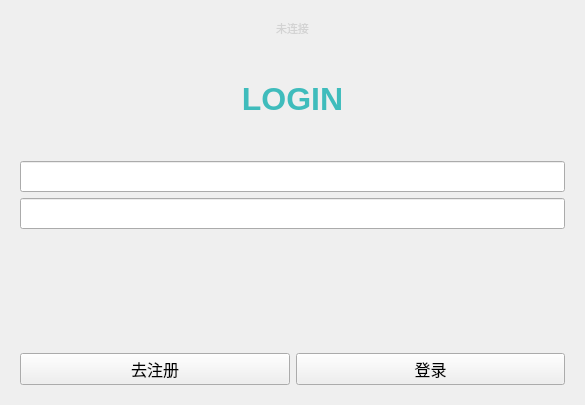
<?xml version="1.0" encoding="UTF-8"?>
<ui version="4.0">
 <class>CloudLinkerClient</class>
 <widget class="QWidget" name="CloudLinkerClient">
  <property name="geometry">
   <rect>
    <x>0</x>
    <y>0</y>
    <width>585</width>
    <height>405</height>
   </rect>
  </property>
  <property name="windowTitle">
   <string>CloudLinkerClient</string>
  </property>
  <layout class="QGridLayout" name="gridLayout_3">
   <item row="1" column="0">
    <widget class="QStackedWidget" name="stackedWidget">
     <property name="currentIndex">
      <number>1</number>
     </property>
     <widget class="QWidget" name="regist_page">
      <layout class="QGridLayout" name="gridLayout_6">
       <item row="0" column="0">
        <layout class="QGridLayout" name="gridLayout_5">
         <item row="0" column="0">
          <widget class="QLabel" name="label_2">
           <property name="font">
            <font>
             <pointsize>24</pointsize>
             <bold>true</bold>
            </font>
           </property>
           <property name="styleSheet">
            <string notr="true">QLabel {
    color: #3fbcbc;
    font-weight: bold;
}</string>
           </property>
           <property name="text">
            <string>REGIST</string>
           </property>
           <property name="alignment">
            <set>Qt::AlignmentFlag::AlignCenter</set>
           </property>
          </widget>
         </item>
         <item row="1" column="0">
          <widget class="QtMaterialTextField" name="rigist_uesrname_lineEdit">
           <property name="font">
            <font>
             <pointsize>14</pointsize>
            </font>
           </property>
          </widget>
         </item>
         <item row="2" column="0">
          <widget class="QtMaterialTextField" name="regist_passward_lineEdit">
           <property name="font">
            <font>
             <pointsize>14</pointsize>
            </font>
           </property>
           <property name="echoMode">
            <enum>QLineEdit::EchoMode::Password</enum>
           </property>
          </widget>
         </item>
         <item row="3" column="0">
          <widget class="QtMaterialTextField" name="regist_passward_ag_lineEdit">
           <property name="font">
            <font>
             <pointsize>14</pointsize>
            </font>
           </property>
           <property name="echoMode">
            <enum>QLineEdit::EchoMode::Password</enum>
           </property>
          </widget>
         </item>
         <item row="4" column="0">
          <widget class="QWidget" name="widget" native="true">
           <layout class="QGridLayout" name="gridLayout_4">
            <property name="leftMargin">
             <number>0</number>
            </property>
            <property name="topMargin">
             <number>0</number>
            </property>
            <property name="rightMargin">
             <number>0</number>
            </property>
            <property name="bottomMargin">
             <number>0</number>
            </property>
            <property name="spacing">
             <number>0</number>
            </property>
            <item row="0" column="0">
             <widget class="scrolltext" name="Tips_regist" native="true"/>
            </item>
           </layout>
          </widget>
         </item>
        </layout>
       </item>
       <item row="1" column="0">
        <layout class="QHBoxLayout" name="horizontalLayout_3">
         <item>
          <widget class="QtMaterialRaisedButton" name="return_login_pushButton">
           <property name="font">
            <font>
             <pointsize>12</pointsize>
            </font>
           </property>
           <property name="text">
            <string>返回</string>
           </property>
          </widget>
         </item>
         <item>
          <widget class="QtMaterialRaisedButton" name="regist_pushButton">
           <property name="font">
            <font>
             <pointsize>12</pointsize>
            </font>
           </property>
           <property name="text">
            <string>注册</string>
           </property>
          </widget>
         </item>
        </layout>
       </item>
      </layout>
     </widget>
     <widget class="QWidget" name="login_page">
      <layout class="QGridLayout" name="gridLayout_2">
       <item row="0" column="0">
        <layout class="QGridLayout" name="gridLayout">
         <item row="4" column="0">
          <widget class="QtMaterialTextField" name="passward_lineEdit">
           <property name="styleSheet">
            <string notr="true">font-size: 14pt</string>
           </property>
           <property name="echoMode">
            <enum>QLineEdit::EchoMode::Password</enum>
           </property>
          </widget>
         </item>
         <item row="7" column="0">
          <layout class="QHBoxLayout" name="horizontalLayout">
           <property name="leftMargin">
            <number>0</number>
           </property>
           <property name="topMargin">
            <number>0</number>
           </property>
           <property name="rightMargin">
            <number>0</number>
           </property>
           <property name="bottomMargin">
            <number>0</number>
           </property>
           <item>
            <widget class="QtMaterialRaisedButton" name="go_regist_pushButton">
             <property name="sizePolicy">
              <sizepolicy hsizetype="Minimum" vsizetype="Fixed">
               <horstretch>0</horstretch>
               <verstretch>0</verstretch>
              </sizepolicy>
             </property>
             <property name="font">
              <font>
               <pointsize>12</pointsize>
              </font>
             </property>
             <property name="text">
              <string>去注册</string>
             </property>
            </widget>
           </item>
           <item>
            <widget class="QtMaterialRaisedButton" name="login_pushButton">
             <property name="sizePolicy">
              <sizepolicy hsizetype="Minimum" vsizetype="Fixed">
               <horstretch>0</horstretch>
               <verstretch>0</verstretch>
              </sizepolicy>
             </property>
             <property name="font">
              <font>
               <pointsize>12</pointsize>
              </font>
             </property>
             <property name="text">
              <string>登录</string>
             </property>
             <property name="iconSize">
              <size>
               <width>16</width>
               <height>16</height>
              </size>
             </property>
             <property name="checkable">
              <bool>false</bool>
             </property>
             <property name="autoRepeatDelay">
              <number>300</number>
             </property>
             <property name="default">
              <bool>false</bool>
             </property>
            </widget>
           </item>
          </layout>
         </item>
         <item row="3" column="0">
          <widget class="QtMaterialTextField" name="user_lineEdit">
           <property name="styleSheet">
            <string notr="true">font-size: 14pt</string>
           </property>
           <property name="echoMode">
            <enum>QLineEdit::EchoMode::Normal</enum>
           </property>
          </widget>
         </item>
         <item row="5" column="0">
          <widget class="QWidget" name="container" native="true">
           <layout class="QHBoxLayout" name="horizontalLayout_2">
            <property name="spacing">
             <number>0</number>
            </property>
            <property name="leftMargin">
             <number>0</number>
            </property>
            <property name="topMargin">
             <number>0</number>
            </property>
            <property name="rightMargin">
             <number>0</number>
            </property>
            <property name="bottomMargin">
             <number>0</number>
            </property>
            <item>
             <widget class="scrolltext" name="Tips" native="true"/>
            </item>
           </layout>
          </widget>
         </item>
         <item row="1" column="0">
          <widget class="QLabel" name="label">
           <property name="font">
            <font>
             <pointsize>24</pointsize>
             <bold>true</bold>
            </font>
           </property>
           <property name="styleSheet">
            <string notr="true">QLabel {
    color: #3fbcbc;
    font-weight: bold;
}</string>
           </property>
           <property name="text">
            <string>LOGIN</string>
           </property>
           <property name="alignment">
            <set>Qt::AlignmentFlag::AlignCenter</set>
           </property>
          </widget>
         </item>
         <item row="0" column="0">
          <widget class="QLabel" name="label_3">
           <property name="sizePolicy">
            <sizepolicy hsizetype="Minimum" vsizetype="Maximum">
             <horstretch>0</horstretch>
             <verstretch>0</verstretch>
            </sizepolicy>
           </property>
           <property name="minimumSize">
            <size>
             <width>0</width>
             <height>0</height>
            </size>
           </property>
           <property name="font">
            <font>
             <pointsize>8</pointsize>
            </font>
           </property>
           <property name="contextMenuPolicy">
            <enum>Qt::ContextMenuPolicy::DefaultContextMenu</enum>
           </property>
           <property name="styleSheet">
            <string notr="true">QLabel {
    color: #D3D3D3;
}</string>
           </property>
           <property name="text">
            <string>未连接</string>
           </property>
           <property name="textFormat">
            <enum>Qt::TextFormat::AutoText</enum>
           </property>
           <property name="alignment">
            <set>Qt::AlignmentFlag::AlignCenter</set>
           </property>
          </widget>
         </item>
        </layout>
       </item>
      </layout>
     </widget>
    </widget>
   </item>
  </layout>
 </widget>
 <customwidgets>
  <customwidget>
   <class>scrolltext</class>
   <extends>QWidget</extends>
   <header>scrolltext.h</header>
   <container>1</container>
  </customwidget>
  <customwidget>
   <class>QtMaterialRaisedButton</class>
   <extends>QPushButton</extends>
   <header location="global">qtmaterialraisedbutton.h</header>
  </customwidget>
  <customwidget>
   <class>QtMaterialTextField</class>
   <extends>QLineEdit</extends>
   <header location="global">qtmaterialtextfield.h</header>
  </customwidget>
 </customwidgets>
 <resources/>
 <connections/>
</ui>
